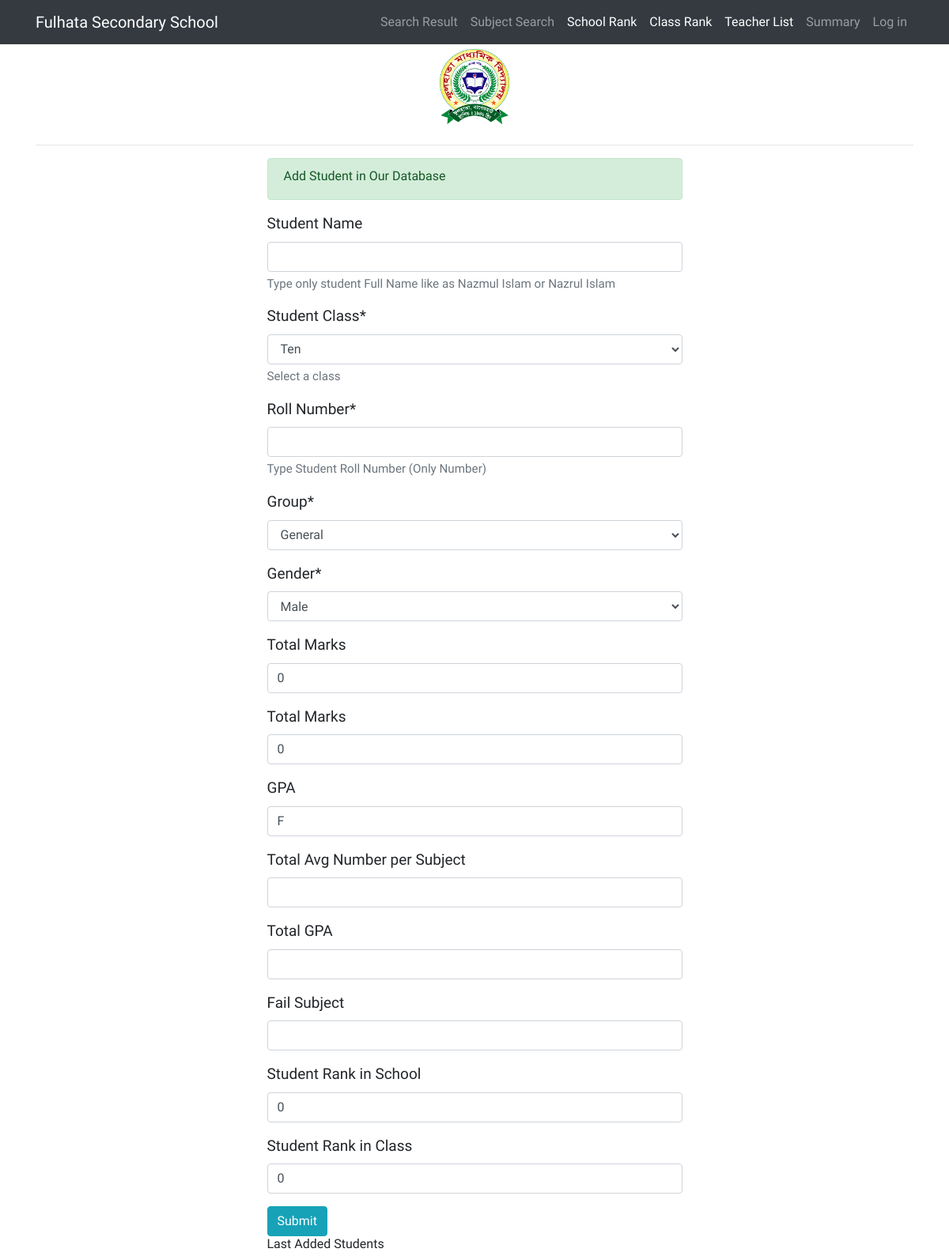
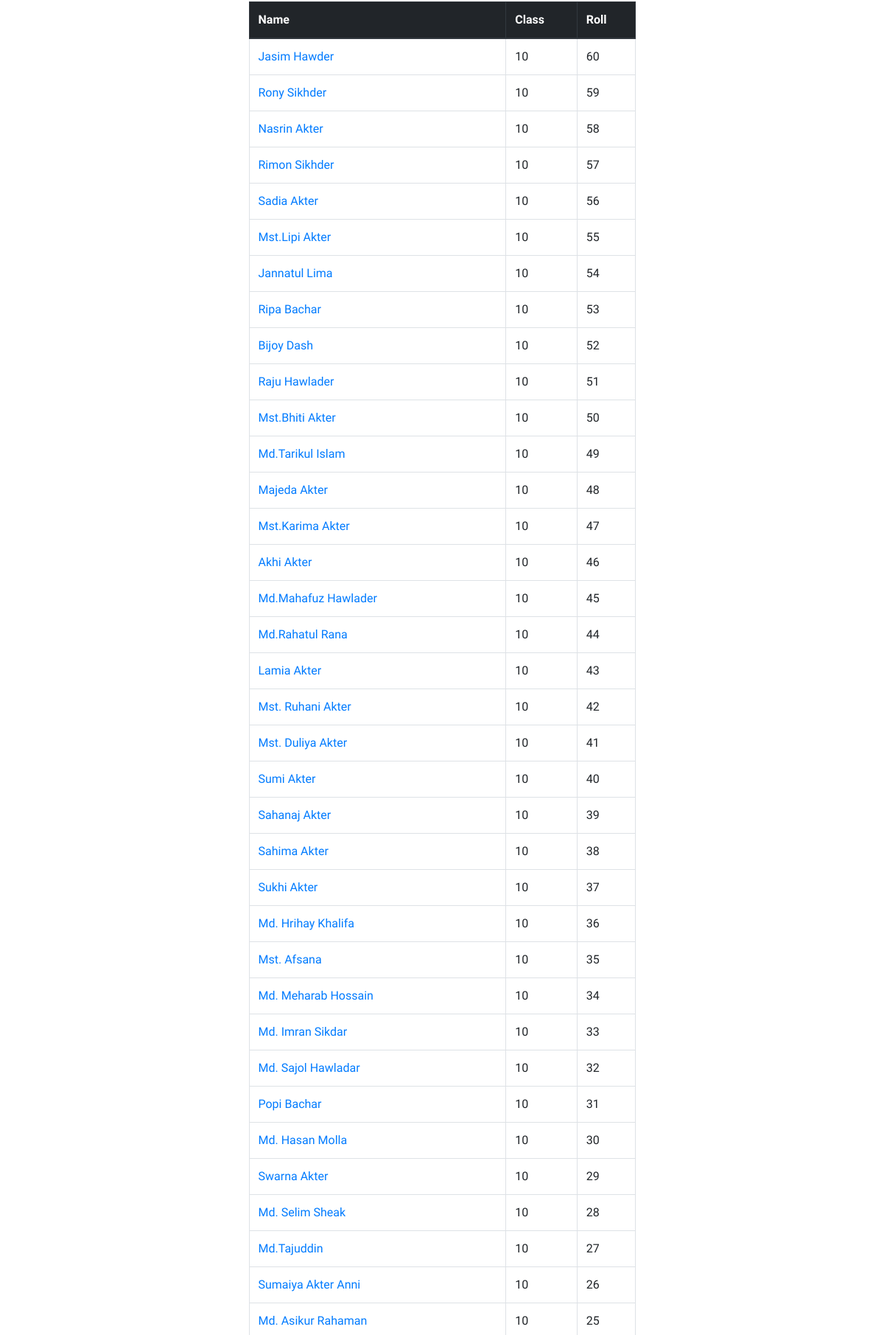
The page /results/student_add/ (signed in, upper part) on the database its author committed (2 pictures, top to bottom).
### results/models.py (models this page shows, shortened)
class StdCommon(models.Model):
    pub_date = models.DateTimeField(auto_now_add=True)
    update_date = models.DateTimeField(auto_now=True)
    class Meta:
        abstract = True

class StudentInfo(StdCommon):
    std_name = models.CharField('Student Name',max_length=100, help_text='Type only student Full Name like as Nazmul Islam or Nazrul Islam', blank=True, null=True)
    std_class = models.CharField('Student Class',max_length=2, choices=STD_CLASS, default=10, help_text='Select a class')
    std_roll = models.IntegerField('Roll Number',help_text='Type Student Roll Number (Only Number)')
    std_group=models.CharField('Group', choices=STD_GROUP, max_length=1, default='G')
    std_gender=models.CharField('Gender', max_length=10, choices=STD_GENDER, default='MALE')
    std_total_marks = models.FloatField('Total Marks', default=0, blank=True, null=True)
    std_marks_with_fail_sub = models.FloatField(
        'Total Marks', default=0, blank=True, null=True)
    std_gpa = models.CharField('GPA', max_length=50,default='F', blank=True, null=True)
    std_grade_point_total_sum=models.FloatField('Total Avg Number per Subject', blank=True, null=True) # toal grade point sum
    std_grade_point_total_subject_avg = models.FloatField(
        'Total GPA', blank=True, null=True) #avg gradepoint
    std_fail_subject=models.IntegerField('Fail Subject', blank=True, null=True)
    school_rank=models.IntegerField('Student Rank in School',default=0, blank=True, null=True)
    class_rank = models.IntegerField(
        'Student Rank in Class', default=0, blank=True, null=True)
    class Meta:
            verbose_name = ("Student Detail")
            verbose_name_plural = ("Student Detail's")
            ordering = ['std_roll']

### results/views.py (the view)
# urls.py: path('student_add/', StudentAdd.as_view(), name='std_add'),
class StudentAdd(LoginRequiredMixin, CreateView):
    form_class = AddStudentInfo
    template_name='results/std_add.html'
    success_url = reverse_lazy('std_add')
    login_url = 'login'
    def get_context_data(self, **kwargs):
        context = super(StudentAdd, self).get_context_data(**kwargs)
        context['std_all']=StudentInfo.objects.all().order_by('-pub_date')
        return context

### results/forms.py
class AddStudentInfo(forms.ModelForm):
    class Meta:
        model=StudentInfo
        fields=("__all__")

### results/templates/results/std_add.html (shortened to what this page needs)
{% extends "results/base.html" %}
{% load crispy_forms_tags %}
{% block main_content %}
<div class="col-md-6 offset-md-3  centered">
    <div class="alert alert-success">
        <h3>Add Student in Our Database</h3>
    </div>
</div>
<div class="col-md-6 offset-md-3  centered">
    <form action="" method="POST">
        {{form|crispy}}
<input type="submit" value="Submit" class="btn btn-info">
    </form>
</div>
<div class="col-md-5 offset-md-3  centered">
    <h1>Last Added Students</h1>
</div>
<div class="col-md-6 offset-md-3  centered">
    <div>
<table class="table table-bordered">
            <thead class="thead-dark">
                <tr>
                    <th>Name</th>
                    <th>Class</th>
                    <th>Roll</th>
                </tr>
            </thead>
            <tbody>
            {% for std in std_all %}
                <tr>
                    <td>
                        <a href="{% url 'std_details' std.id %}">{{std.std_name}}</a>
                    </td>
                    <td>{{std.std_class}}</td>
                    <td>{{std.std_roll}}</td>
                </tr>
            {% endfor %}
            </tbody>
        </table>
    </div>
</div>
{% endblock %}

### results/static/results/css/full-width-pics.css (style rules this page uses)
body { padding-top: 54px; }
@media (min-width: 992px) { body { padding-top: 56px; } }

### results/templates/results/base.html (style rules this page uses)
body { font-family: 'Actor';font-size: 19px; }
p,td,tr,button,h1,h2,h3,h4,h5 { font-family: 'Amiko';font-size: 16px; }

### rows shown on the page
StudentInfo: std_name "Jasim Hawder", std_class "10", std_roll "60"
StudentInfo: std_name "Rony Sikhder", std_class "10", std_roll "59"
StudentInfo: std_name "Nasrin Akter", std_class "10", std_roll "58"
StudentInfo: std_name "Rimon Sikhder", std_class "10", std_roll "57"
StudentInfo: std_name "Sadia Akter", std_class "10", std_roll "56"
StudentInfo: std_name "Mst.Lipi Akter", std_class "10", std_roll "55"
StudentInfo: std_name "Jannatul Lima", std_class "10", std_roll "54"
StudentInfo: std_name "Ripa Bachar", std_class "10", std_roll "53"
StudentInfo: std_name "Bijoy Dash", std_class "10", std_roll "52"
StudentInfo: std_name "Raju Hawlader", std_class "10", std_roll "51"
StudentInfo: std_name "Mst.Bhiti Akter", std_class "10", std_roll "50"
StudentInfo: std_name "Md.Tarikul Islam", std_class "10", std_roll "49"
StudentInfo: std_name "Majeda Akter", std_class "10", std_roll "48"
StudentInfo: std_name "Mst.Karima Akter", std_class "10", std_roll "47"
StudentInfo: std_name "Akhi Akter", std_class "10", std_roll "46"
StudentInfo: std_name "Md.Mahafuz Hawlader", std_class "10", std_roll "45"
StudentInfo: std_name "Md.Rahatul Rana", std_class "10", std_roll "44"
StudentInfo: std_name "Lamia Akter", std_class "10", std_roll "43"
StudentInfo: std_name "Mst. Ruhani Akter", std_class "10", std_roll "42"
StudentInfo: std_name "Mst. Duliya Akter", std_class "10", std_roll "41"
StudentInfo: std_name "Sumi Akter", std_class "10", std_roll "40"
StudentInfo: std_name "Sahanaj Akter", std_class "10", std_roll "39"
StudentInfo: std_name "Sahima Akter", std_class "10", std_roll "38"
StudentInfo: std_name "Sukhi Akter", std_class "10", std_roll "37"
StudentInfo: std_name "Md. Hrihay Khalifa", std_class "10", std_roll "36"
StudentInfo: std_name "Mst. Afsana", std_class "10", std_roll "35"
StudentInfo: std_name "Md. Meharab Hossain", std_class "10", std_roll "34"
StudentInfo: std_name "Md. Imran Sikdar", std_class "10", std_roll "33"
StudentInfo: std_name "Md. Sajol Hawladar", std_class "10", std_roll "32"
StudentInfo: std_name "Popi Bachar", std_class "10", std_roll "31"
StudentInfo: std_name "Md. Hasan Molla", std_class "10", std_roll "30"
StudentInfo: std_name "Swarna Akter", std_class "10", std_roll "29"
StudentInfo: std_name "Md. Selim Sheak", std_class "10", std_roll "28"
StudentInfo: std_name "Md.Tajuddin", std_class "10", std_roll "27"
StudentInfo: std_name "Sumaiya Akter Anni", std_class "10", std_roll "26"
StudentInfo: std_name "Md. Asikur Rahaman", std_class "10", std_roll "25"
